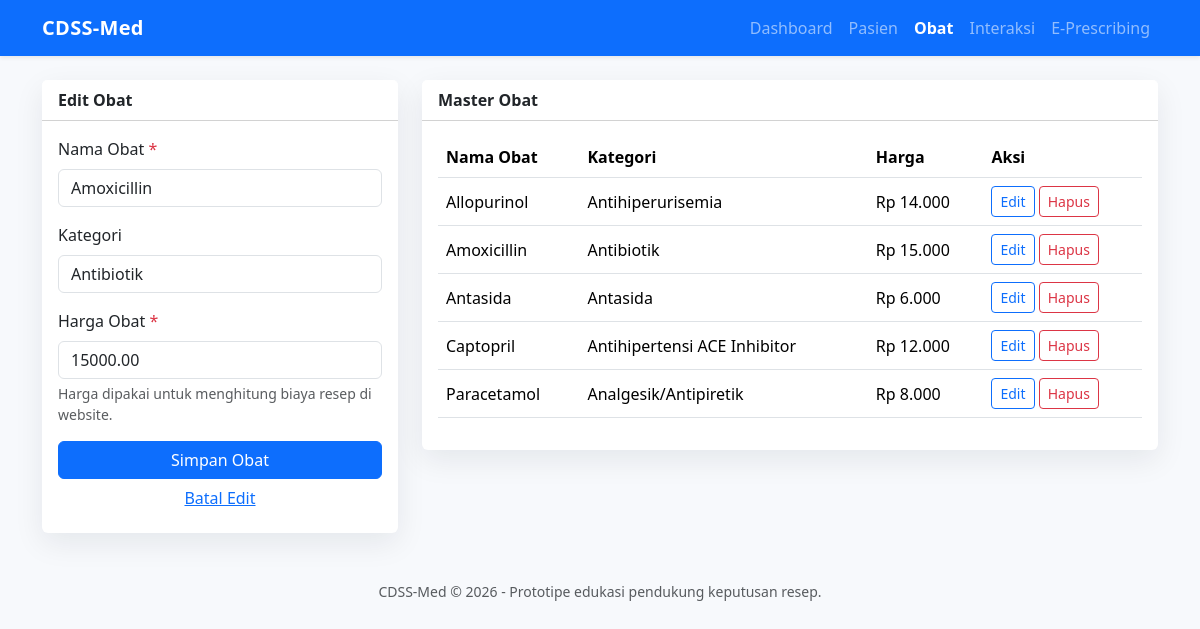
Page /obat.php?edit=2 on the committed database.
### tables this page shows
CREATE TABLE obat (
    id INT AUTO_INCREMENT PRIMARY KEY,
    nama_obat VARCHAR(120) NOT NULL UNIQUE,
    kategori VARCHAR(80) NULL,
    harga DECIMAL(12,2) NOT NULL DEFAULT 0,
    created_at TIMESTAMP DEFAULT CURRENT_TIMESTAMP
);

### koneksi.php (called while the page is built, shortened)
<?php
function e(?string $value): string
{
    return htmlspecialchars((string) $value, ENT_QUOTES, 'UTF-8');
}
function formatRupiah(float $amount): string
{
    return 'Rp ' . number_format($amount, 0, ',', '.');
}

### obat.php (the view, shortened to what this page needs)
<?php
require_once 'koneksi.php';
$edit = null;
if (isset($_GET['edit'])) {
    $stmt = $pdo->prepare('SELECT * FROM obat WHERE id = ?');
    $stmt->execute([(int) $_GET['edit']]);
    $edit = $stmt->fetch();
}
$obatList = $pdo->query('SELECT * FROM obat ORDER BY nama_obat')->fetchAll();
require 'header.php';
?>
<div class="row g-4">
    <div class="col-lg-4">
        <div class="card">
            <div class="card-header bg-white fw-semibold"><?= $edit ? 'Edit Obat' : 'Tambah Obat'; ?></div>
            <div class="card-body">
                <form method="post">
                    <div class="mb-3">
                        <label class="form-label required">Nama Obat</label>
                        <input type="text" name="nama_obat" class="form-control" value="<?= e($edit['nama_obat'] ?? ''); ?>" required>
                    </div>
                    <div class="mb-3">
                        <label class="form-label">Kategori</label>
                        <input type="text" name="kategori" class="form-control" value="<?= e($edit['kategori'] ?? ''); ?>">
                    </div>
                    <div class="mb-3">
                        <label class="form-label required">Harga Obat</label>
                        <input type="number" name="harga" class="form-control" min="0" step="500" value="<?= e($edit['harga'] ?? '0'); ?>" required>
                        <div class="form-text">Harga dipakai untuk menghitung biaya resep di website.</div>
                    </div>
                    <button class="btn btn-primary w-100" type="submit">Simpan Obat</button>
                    <?php if ($edit): ?><a class="btn btn-link w-100" href="obat.php">Batal Edit</a><?php endif; ?>
                </form>
            </div>
        </div>
    </div>
    <div class="col-lg-8">
        <div class="card">
            <div class="card-header bg-white fw-semibold">Master Obat</div>
            <div class="card-body table-responsive">
                <table class="table table-hover align-middle">
                    <thead><tr><th>Nama Obat</th><th>Kategori</th><th>Harga</th><th>Aksi</th></tr></thead>
                    <tbody>
                    <?php foreach ($obatList as $obat): ?>
                        <tr>
                            <td><?= e($obat['nama_obat']); ?></td>
                            <td><?= e($obat['kategori']); ?></td>
                            <td><?= e(formatRupiah((float) $obat['harga'])); ?></td>
                            <td class="text-nowrap">
                                <a class="btn btn-sm btn-outline-primary" href="?edit=<?= e($obat['id']); ?>">Edit</a>
                                <a class="btn btn-sm btn-outline-danger" href="?hapus=<?= e($obat['id']); ?>" onclick="return confirm('Hapus obat ini? Data terkait juga dapat terdampak.')">Hapus</a>
                            </td>
                        </tr>
                    <?php endforeach; ?>
                    </tbody>
                </table>
            </div>
        </div>
    </div>
</div>
<?php require 'footer.php'; ?>

### header.php (style rules this page uses)
body { background: #f7f9fc; }
.card { border: 0; box-shadow: 0 10px 30px rgba(15, 23, 42, .08); }
.required::after { content: ' *'; color: #dc3545; }

### rows in the picture
obat: nama_obat "Amoxicillin", kategori "Antibiotik", harga "15000.00", harga "Rp 15.000"
obat: nama_obat "Allopurinol", kategori "Antihiperurisemia", harga "Rp 14.000"
obat: nama_obat "Antasida", kategori "Antasida", harga "Rp 6.000"
obat: nama_obat "Captopril", kategori "Antihipertensi ACE Inhibitor", harga "Rp 12.000"
obat: nama_obat "Paracetamol", kategori "Analgesik/Antipiretik", harga "Rp 8.000"

### other values in the picture
$label "Dashboard"
$label "Pasien"
$label "Obat"
$label "Interaksi"
$label "E-Prescribing"
